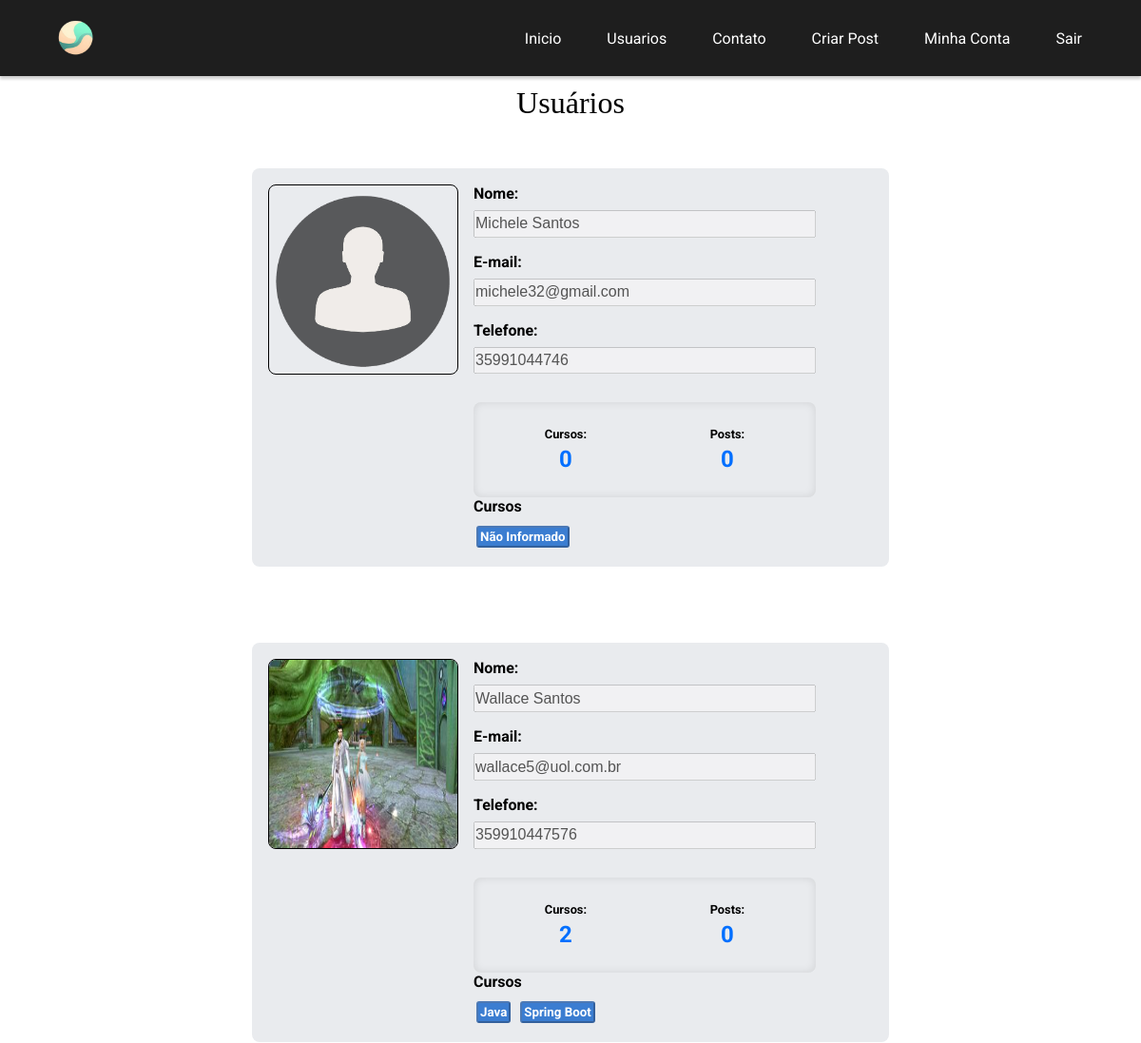
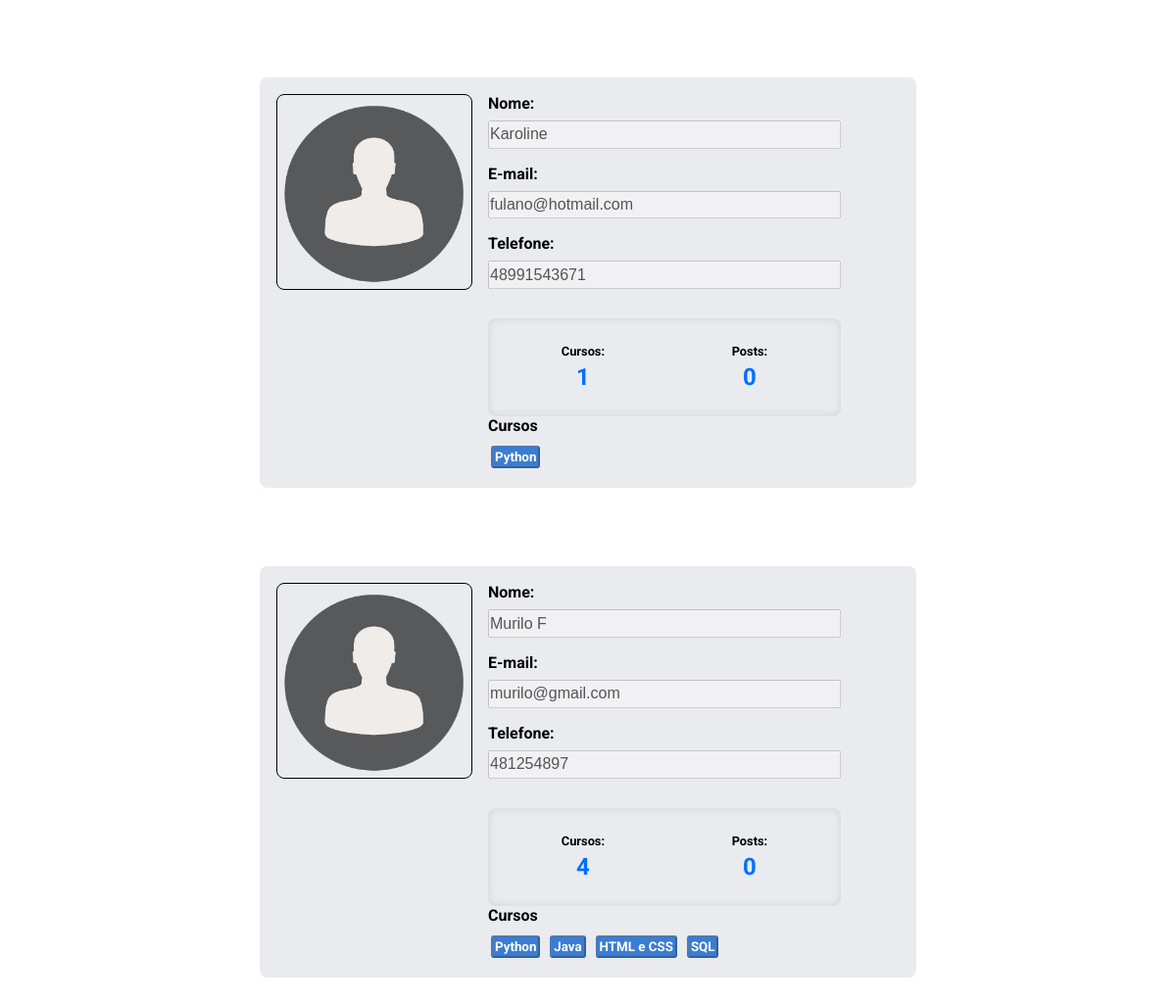
The page /usuarios (signed in) on the database its author committed (2 pictures, top to bottom).
### comunidadeblog/models.py (models this page shows)
class Usuario(database.Model, UserMixin):
    id = database.Column(database.Integer, primary_key=True)
    username = database.Column(database.String, nullable=False)
    email = database.Column(database.String, nullable=False, unique=True)
    telefone = database.Column(database.String(14), nullable=True)
    senha = database.Column(database.String(20), nullable=False)
    foto_perfil = database.Column(database.String, default='default.jpg', nullable=False)
    posts = database.relationship('Post', backref='autor', lazy=True)      # primeiro parametro 'Post' se refere a classe Post e backre='autor
    cursos = database.Column(database.String, nullable=False, default="Não Informado")

### comunidadeblog/routes.py (the view)
@app.route('/usuarios')
@login_required
def usuarios():
    lista_usuarios = Usuario.query.all()
    return render_template('usuarios.html', lista_usuarios=lista_usuarios)

### comunidadeblog/models.py (called while the page is built)
@login_manager.user_loader
def load_usuario(id_usuario):
    return Usuario.query.get(int(id_usuario))

### comunidadeblog/templates/usuarios.html
{% extends 'base.html' %} {% block body %}
<div class="title-usuarios">Usuários</div>
{% for usuario in lista_usuarios %}
    <div class="container-minhaconta">
        <div class="content-minhaconta">
            <div class="lado">
                <img
                    src="{{ url_for('static', filename='fotos_perfil/{}'.format(usuario.foto_perfil)) }}"
                    class="image-perfil"
                    alt="imagem-perfil"
                />
            </div>
            <div class="form-dados-conta">
                <div class="form-row">
                    <label class="label-minhaconta">Nome:</label>
                    <input
                        type="text"
                        name="username"
                        id="username"
                        class="input-minhaconta"
                        value="{{ usuario.username }}"
                        disabled
                    />
                </div>
                <div class="form-row">
                    <label class="label-minhaconta">E-mail:</label>
                    <input
                        type="text"
                        name="email"
                        id="email"
                        class="input-minhaconta"
                        value="{{ usuario.email }}"
                        disabled
                    />
                </div>
                <div class="form-row">
                    <label class="label-minhaconta">Telefone:</label>
                    <input
                        type="text"
                        name="telefone"
                        id="telefone"
                        class="input-minhaconta"
                        value="{{ usuario.telefone }}"
                        disabled
                    />
                </div>
                <div class="contagem-bloco">
                    <div class="curso-bloco">
                        <label class="label-bloco">Cursos:</label>
                        <div class="contador-bloco">
                            {% if 'Não Informado' in usuario.cursos %} 0 {%
                            else %} {{ usuario.cursos.count(';') + 1 }} {%
                            endif %}
                        </div>
                    </div>
                    <div class="post-bloco">
                        <label class="label-bloco">Posts:</label>
                        <div class="contador-bloco">0</div>
                    </div>
                </div>
                <div class="meuscursos">
                    <div class="title-meuscursos">Cursos</div>
                    <div class="item-cursos">
                        {% for curso in usuario.cursos.split(';') %}
                        <button disabled="disabled" class="cursos-btn">
                            {{ curso }}
                        </button>
                        {% endfor %}
                    </div>
                </div>
            </div>
        </div>
    </div>
{% endfor %}
{% endblock %}

### comunidadeblog/static/css/style.css (style rules this page uses)
* { padding: 0; margin: 0; box-sizing: border-box; text-decoration: none; }
.container-minhaconta { padding: 2.5rem; }
.content-minhaconta { padding: 1rem; display: flex; justify-content: center; background-color: #e9ebee; border: 1px solid transparent; border-radius: 0.5rem; max-width: 670px; margin: 0 auto; }
.form-dados-conta { padding-left: 1rem; flex: 1 0 140px; }
.form-row { display: flex; flex-direction: column; margin-bottom: 1rem; }
.form-row label { font-size: 1em; font-weight: bold; margin-bottom: 0.5rem; }
.form-row input { font-size: 1em; height: 1.8rem; width: 360px; }
.contagem-bloco { display: flex; justify-content: space-around; align-items: center; background-color: #e9ebee; border-radius: 8px; box-shadow: inset 0px 0px 10px rgba(0, 0, 0, 0.1); height: 100px; margin-top: 30px; padding: 10px; width: 360px; }
.post-bloco, .curso-bloco { flex-grow: 1; text-align: center; }
.label-bloco { display: block; font-size: 0.8rem; font-weight: bold; margin-bottom: 5px; }
.contador-bloco { font-size: 1.5rem; font-weight: bold; color: #006fff; }
.image-perfil { width: 200px; height: 200px; border: 1px solid; border-radius: 8px; }
.title-meuscursos { margin-bottom: 0.5em; font-weight: bold; }
.cursos-btn { background-color: #075bc9c4; border-radius: 3px; color: #fff; margin: 3px; font-weight: bold; padding: 2px; font-family: "Roboto", Courier, monospace; }
.title-usuarios { font: 2rem bold; margin: 10px 0; text-align: center; }

### rows shown on the page
Usuario: foto_perfil (placeholder picture), username "Michele Santos", email "michele32@gmail.com", telefone "35991044746", cursos "Não Informado"
Usuario: foto_perfil (picture), username "Wallace Santos", email "wallace5@uol.com.br", telefone "359910447576", cursos "2", curso "Java" "Spring Boot"
Usuario: foto_perfil (placeholder picture), username "Karoline", email "fulano@hotmail.com", telefone "48991543671", cursos "1", cursos "Python"
Usuario: foto_perfil (placeholder picture), username "Murilo F", email "murilo@gmail.com", telefone "481254897", cursos "4", curso "Python" "Java" "HTML e CSS" "SQL"
